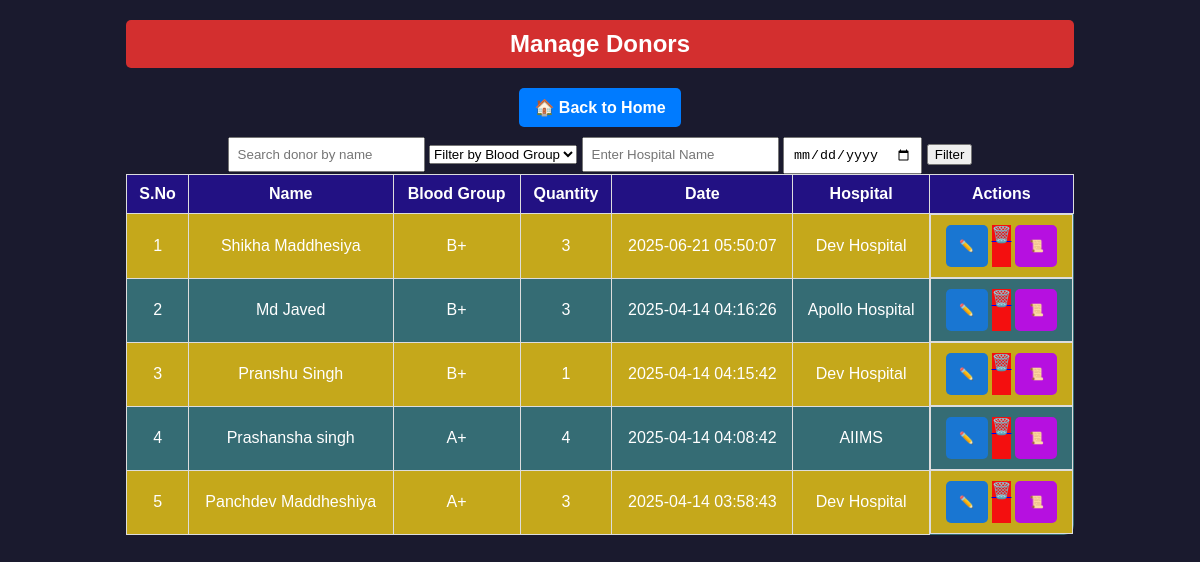
The app's page /manage_donors.php (signed in) with its own data.
### tables this page shows
CREATE TABLE `donors` (
  `id` int(11) NOT NULL,
  `name` varchar(100) NOT NULL,
  `blood_group` varchar(3) NOT NULL,
  `quantity` int(11) DEFAULT 1,
  `date_added` timestamp NOT NULL DEFAULT current_timestamp(),
  `hospital` varchar(255) NOT NULL
);

### manage_donors.php (the view, shortened to what this page needs)
<?php
include 'config.php';
$search = isset($_GET['search']) ? trim($_GET['search']) : '';
$hospital = isset($_GET['hospital']) ? trim($_GET['hospital']) : '';
$date = isset($_GET['date']) ? trim($_GET['date']) : '';
$limit = 6;
$page = isset($_GET['page']) && is_numeric($_GET['page']) ? intval($_GET['page']) : 1;
$offset = ($page - 1) * $limit;
$sql = "SELECT id, name, blood_group, quantity, date_added, hospital FROM donors WHERE name LIKE ?";
$params = ["%$search%"];
$types = "s";
$sql .= " ORDER BY date_added DESC LIMIT ? OFFSET ?";
$params[] = $limit;
$params[] = $offset;
$types .= "ii";
$stmt = $conn->prepare($sql);
$stmt->bind_param($types, ...$params);
$stmt->execute();
$result = $stmt->get_result();
?>
<!DOCTYPE html>
<html lang="en">
<head>
</head>
<body>
<div id="particles-js"></div>
<div class="container">
    <h2>Manage Donors</h2>
    <a href="admin_dashboard.php" class="back-btn">🏠 Back to Home</a>
<form method="GET">
    <input type="text" name="search" placeholder="Search donor by name" value="<?php echo htmlspecialchars($search); ?>" style="padding: 8px;">
    <select name="blood_group">
        <option value="">Filter by Blood Group</option>
    </select>
    <input type="text" name="hospital" placeholder="Enter Hospital Name" value="<?php echo htmlspecialchars($hospital ?? ''); ?>" style="padding: 8px;">
    <input type="date" name="date" value="<?php echo htmlspecialchars($date ?? ''); ?>" style="padding: 8px;">
    <button type="submit">Filter</button>
</form>
    <div class="table-container">
        <table>
            <tr>
                <th>S.No</th>
                <th>Name</th>
                <th>Blood Group</th>
                <th>Quantity</th>
                <th>Date</th>
                <th>Hospital</th>
                <th>Actions</th>
            </tr>
            <?php
            $serialNumber = 1;
            if ($result->num_rows > 0) {
                while ($row = $result->fetch_assoc()) {
                    echo "<tr>
                            <td>" . $serialNumber++ . "</td>
                            <td>" . htmlspecialchars($row["name"]) . "</td>
                            <td>" . htmlspecialchars($row["blood_group"]) . "</td>
                            <td>" . htmlspecialchars($row["quantity"]) . "</td>
                            <td>" . htmlspecialchars($row["date_added"]) . "</td>
                            <td>" . htmlspecialchars($row["hospital"]) . "</td>
                            <td class='actions'>
                                <a class='action-btn edit-btn' href='edit_donor.php?id=" . urlencode($row["id"]) . "'><span>✏️</span></a>
                                <a class='delete-btn' href='delete_donor.php?id=" . urlencode($row["id"]) . "' onclick='confirmDelete(event);'>🗑️</a>
                                <a class='action-btn history-btn' href='donor_history.php?id=" . urlencode($row["id"]) . "'><span>📜</span></a>
                            </td>
                          </tr>";
                }
            } else {
                echo "<tr><td colspan='7'>No donors found</td></tr>";
            }
            ?>
        </table>
    </div>
</div>
</html>

### manage_donors.php (style rules this page uses)
#particles-js { position: absolute; width: 100%; height: 100%; z-index: -1; }
body { font-family: Arial, sans-serif; background: #1A1A2E; color: white; text-align: center; }
.container { position: relative; z-index: 2; width: 80%; margin: 20px auto; }
h2 { background-color: #d32f2f; color: white; padding: 10px; border-radius: 5px; }
.back-btn { display: inline-block; background-color: #007bff; color: white; padding: 10px 15px; text-decoration: none; border-radius: 5px; font-weight: bold; margin-bottom: 10px; }
.table-container { width: 100%; overflow-x: auto; }
table { width: 100%; border-collapse: collapse; background: rgba(56, 117, 125, 0.9); color: white; border-radius: 10px; overflow: show; white-space: nowrap; }
th, td { padding: 10px; text-align: center; border: 1px solid #ddd; }
th { background-color:rgb(34, 17, 131); color: white; }
tr:nth-child(even) { background-color:rgb(197, 168, 27); }
.actions { display: flex; justify-content: center; gap: 4px; flex-wrap: wrap; }
.action-btn { display: inline-flex; align-items: center; justify-content: center; padding: 6px; border-radius: 5px; text-decoration: none; font-size: 12px; color: white; width: 30px; height: 30px; }
.edit-btn { background-color: #1976d2; }
.delete-btn { background-color: #d32f2f; }
.history-btn { background-color: rgb(182, 16, 224); }
.delete-btn { background-color:rgb(244, 15, 15); }

### records on screen
donors: name "Shikha Maddhesiya", blood_group "B+", quantity "3", date_added "2025-06-21 05:50:07", hospital "Dev Hospital"
donors: name "Md Javed", blood_group "B+", quantity "3", date_added "2025-04-14 04:16:26", hospital "Apollo Hospital"
donors: name "Pranshu Singh", blood_group "B+", quantity "1", date_added "2025-04-14 04:15:42", hospital "Dev Hospital"
donors: name "Prashansha singh", blood_group "A+", quantity "4", date_added "2025-04-14 04:08:42", hospital "AIIMS"
donors: name "Panchdev Maddheshiya", blood_group "A+", quantity "3", date_added "2025-04-14 03:58:43", hospital "Dev Hospital"
